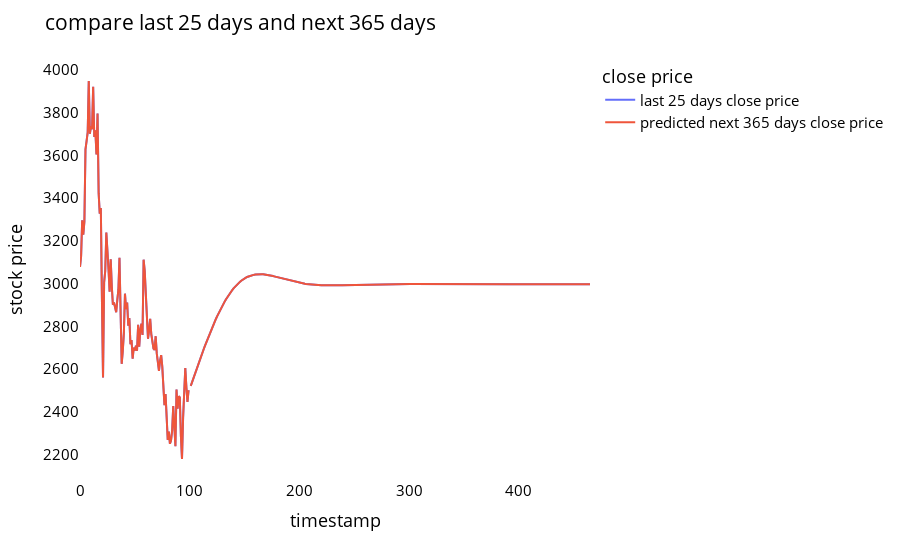

Notebook source saved alongside this figure:
### Code cell
temp_mat=np.empty((len(last_days)+pred_days+1,1))
temp_mat[:]=np.nan
temp_mat=temp_mat.reshape(1,-1).tolist()[0]
last_original_days_value=temp_mat
next_predicted_days_value=temp_mat
last_original_days_value[0:time_step+1]=scaler.inverse_transform(closedf[len(closedf)-time_step:]).reshape(1,-1).tolist()[0]
next_predicted_days_value[time_step+1:]=scaler.inverse_transform(np.array(lst_output).reshape(-1,1)).reshape(1,-1).tolist()[0]
new_pred_plot=pd.DataFrame({
    'last_original_days_value':last_original_days_value,
    'next_predicted_days_value':next_predicted_days_value
})
names=cycle(['last 25 days close price','predicted next 365 days close price'])
fig=px.line(new_pred_plot,x=new_pred_plot.index,y=[new_pred_plot['last_original_days_value'],new_pred_plot['next_predicted_days_value']],
           labels={'value':'stock price','index':'timestamp'})
fig.update_layout(title_text='compare last 25 days and next 365 days',plot_bgcolor='white',font_size=15,font_color='black',legend_title_text='close price')
fig.for_each_trace(lambda t: t.update(name=next(names)))
fig.update_xaxes(showgrid=False)
fig.update_yaxes(showgrid=False)
fig.show()

### Figure 1 — Plotly figure (JSON) as saved in the notebook; plotly's stock layout.template omitted (floating-point values rounded to 4 significant figures; data arrays with more than 128 entries replaced by an {"elided": "..."} marker saying what was removed)
{"data": [{"hovertemplate": "variable=last_original_days_value<br>timestamp=%{x}<br>stock price=%{y}<extra></extra>", "legendgroup": "last_original_days_value", "line": {"color": "#636efa", "dash": "solid"}, "marker": {"symbol": "circle"}, "mode": "lines", "name": "last 25 days close price", "orientation": "v", "showlegend": true, "type": "scatter", "x": {"elided": "466 int values"}, "xaxis": "x", "y": {"elided": "466 float values"}, "yaxis": "y"}, {"hovertemplate": "variable=next_predicted_days_value<br>timestamp=%{x}<br>stock price=%{y}<extra></extra>", "legendgroup": "next_predicted_days_value", "line": {"color": "#EF553B", "dash": "solid"}, "marker": {"symbol": "circle"}, "mode": "lines", "name": "predicted next 365 days close price", "orientation": "v", "showlegend": true, "type": "scatter", "x": {"elided": "466 int values"}, "xaxis": "x", "y": {"elided": "466 float values"}, "yaxis": "y"}], "layout": {"font": {"color": "black", "size": 15}, "legend": {"title": {"text": "close price"}, "tracegroupgap": 0}, "margin": {"t": 60}, "plot_bgcolor": "white", "title": {"text": "compare last 25 days and next 365 days"}, "xaxis": {"anchor": "y", "domain": [0, 1], "showgrid": false, "title": {"text": "timestamp"}}, "yaxis": {"anchor": "x", "domain": [0, 1], "showgrid": false, "title": {"text": "stock price"}}}}
